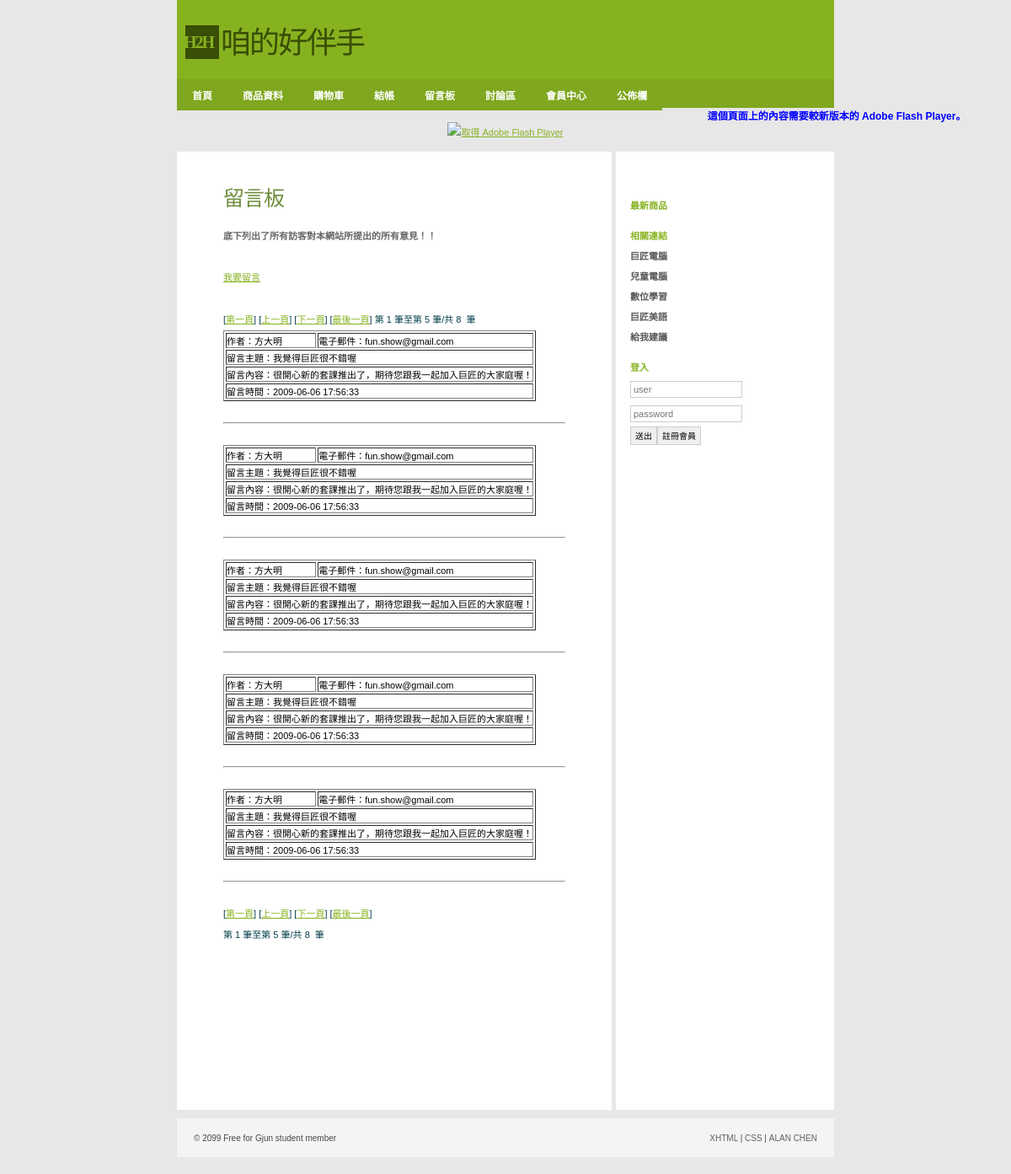
Page /Shop/guestBook.php on the committed database.
### tables this page shows
CREATE TABLE `guestbook` (
  `serial` int(11) NOT NULL,
  `name` varchar(100) NOT NULL,
  `email` varchar(100) DEFAULT NULL,
  `subject` varchar(255) NOT NULL,
  `memo` text NOT NULL,
  `date` datetime DEFAULT NULL
);

### Shop/guestBook.php (the view, shortened to what this page needs)
<?php require_once('../Connections/shop.php'); ?>
<?php
$maxRows_Recordset1 = 5;
$pageNum_Recordset1 = 0;
$startRow_Recordset1 = $pageNum_Recordset1 * $maxRows_Recordset1;
$query_Recordset1 = "SELECT * FROM guestbook ORDER BY `date` DESC";
$query_limit_Recordset1 = sprintf("%s LIMIT %d, %d", $query_Recordset1, $startRow_Recordset1, $maxRows_Recordset1);
$Recordset1 = mysql_query($query_limit_Recordset1, $shop) or die(mysql_error());
$row_Recordset1 = mysql_fetch_assoc($Recordset1);
if (isset($_GET['totalRows_Recordset1'])) {
  $totalRows_Recordset1 = $_GET['totalRows_Recordset1'];
} else {
  $all_Recordset1 = mysql_query($query_Recordset1);
  $totalRows_Recordset1 = mysql_num_rows($all_Recordset1);
}
$totalPages_Recordset1 = ceil($totalRows_Recordset1/$maxRows_Recordset1)-1;
?>
<!DOCTYPE html PUBLIC "-//W3C//DTD XHTML 1.0 Strict//EN"
"http://www.w3.org/TR/xhtml1/DTD/xhtml1-strict.dtd">
<html xmlns="http://www.w3.org/1999/xhtml">
<head>
<link rel="stylesheet" href="../css/styles.css" media="all" type="text/css" />
</head>
<body>
  <div id="header">
      <div class="subContainer">
            <div id="logo">
            <div id="box">H2H</div>
            <p>咱的好伴手</p>
            </div>
    </div>
</div>
<div id="navigation">
	<ul id="sddm">
        <li><a href="index.php">首頁</a></li>
        <li><a href="product.php">商品資料</a></li>
        <li><a href="cart.php">購物車</a></li>
        <li><a href="checkOut.php">結帳</a></li>
        <li><a href="guestBook.php">留言板</a></li>
        <li><a href="titleView.php">討論區</a></li>
	    <li><a href="#"
        onmouseover="mopen('m1')"
        onmouseout="mclosetime()">會員中心</a>
    	</li>
	    <li><a href="#"
        onmouseover="mopen('m2')"
        onmouseout="mclosetime()">公佈欄</a>
    	</li>
		</ul>
</div>
<object id="FlashID" classid="clsid:D27CDB6E-AE6D-11cf-96B8-444553540000" width="780" height="120">
    <object type="application/x-shockwave-flash" data="../Scripts/pic.swf" width="780" height="120">
      <div>
        <h4>這個頁面上的內容需要較新版本的 Adobe Flash Player。</h4>
        <p><a href="http://www.adobe.com/go/getflashplayer"><img src="http://www.adobe.com/images/shared/download_buttons/get_flash_player.gif" alt="取得 Adobe Flash Player" width="112" height="33" /></a></p>
      </div>
    </object>
  </object>
<div id="container">
  <div id="primaryContent">
    <h2>留言板</h2>
	<h3>底下列出了所有訪客對本網站所提出的所有意見！！</h3>
    <p>&nbsp;</p>
    <p><a href="guestForm.php">我要留言</a></p>
    <p>&nbsp;</p>
    <p>
    	 [<a href="<?php printf("%s?pageNum_Recordset1=%d%s", $currentPage, 0, $queryString_Recordset1); ?>">第一頁</a>]
        [<a href="<?php printf("%s?pageNum_Recordset1=%d%s", $currentPage, max(0, $pageNum_Recordset1 - 1), $queryString_Recordset1); ?>">上一頁</a>]
        [<a href="<?php printf("%s?pageNum_Recordset1=%d%s", $currentPage, min($totalPages_Recordset1, $pageNum_Recordset1 + 1), $queryString_Recordset1); ?>">下一頁</a>]
        [<a href="<?php printf("%s?pageNum_Recordset1=%d%s", $currentPage, $totalPages_Recordset1, $queryString_Recordset1); ?>">最後一頁</a>]
    	第 <?php echo ($startRow_Recordset1 + 1) ?> 筆至第 <?php echo min($startRow_Recordset1 + $maxRows_Recordset1, $totalRows_Recordset1) ?> 筆/共 <?php echo $totalRows_Recordset1 ?>  筆
    </p>
    <?php do { ?>
      <table border="1">
        <tr>
          <td>作者：<?php echo $row_Recordset1['name']; ?></td>
          <td>電子郵件：<?php echo $row_Recordset1['email']; ?></td>
          </tr>
        <tr>
          <td colspan="2">留言主題：<?php echo $row_Recordset1['subject']; ?></td>
          </tr>
        <tr>
          <td colspan="2">留言內容：<?php echo nl2br($row_Recordset1['memo']); ?></td>
          </tr>
        <tr>
          <td colspan="2">留言時間：<?php echo $row_Recordset1['date']; ?></td>
          </tr>
      </table>
      <p>&nbsp;</p>
      <hr>
      <p>&nbsp;</p>
      <?php } while ($row_Recordset1 = mysql_fetch_assoc($Recordset1)); ?>
    <p>
    	 [<a href="<?php printf("%s?pageNum_Recordset1=%d%s", $currentPage, 0, $queryString_Recordset1); ?>">第一頁</a>]
        [<a href="<?php printf("%s?pageNum_Recordset1=%d%s", $currentPage, max(0, $pageNum_Recordset1 - 1), $queryString_Recordset1); ?>">上一頁</a>]
        [<a href="<?php printf("%s?pageNum_Recordset1=%d%s", $currentPage, min($totalPages_Recordset1, $pageNum_Recordset1 + 1), $queryString_Recordset1); ?>">下一頁</a>]
        [<a href="<?php printf("%s?pageNum_Recordset1=%d%s", $currentPage, $totalPages_Recordset1, $queryString_Recordset1); ?>">最後一頁</a>]
    </p>
    <p>
    	第 <?php echo ($startRow_Recordset1 + 1) ?> 筆至第 <?php echo min($startRow_Recordset1 + $maxRows_Recordset1, $totalRows_Recordset1) ?> 筆/共 <?php echo $totalRows_Recordset1 ?>  筆
    </p>
    <p>&nbsp;</p>
    <p>&nbsp;</p>
    <p>&nbsp;</p>
    <p>&nbsp;</p>
    <p>&nbsp;</p>
    <p>&nbsp;</p>
    <p>&nbsp;</p>
  </div>
  <div id="secondaryContent">
    <p>&nbsp;</p>
    <h3>最新商品</h3>
    <h3>相關連結</h3>
    <ul class="links">
      <li><a href="http://www.pcschool.com.tw/">巨匠電腦</a></li>
      <li><a href="http://kid.pcschool.com.tw/">兒童電腦</a></li>
      <li><a href="http://www.soeasyedu.com.tw/">數位學習</a></li>
      <li><a href="http://www.soeasyedu.com.tw/">巨匠美語</a></li>
      <li><a href="http://www.off.com.tw/weiblog">給我建議</a>
    </ul>
    <?php if(!isset($_SESSION['MM_Username'])){?>
    <h3>登入</h3>
    <form action="loginCheck.php" method="post">
      <p>
        <input value="" name="user" placeholder="user" />
      </p>
      <p>
        <input name="password" type="password" value="" placeholder="password" />
      </p>
        <button type="submit">送出</button><button>註冊會員</button>
    </form>
    <?php }?>
  </div>
        <br class="clear" />
</div>
    <div id="footer">
        <ul>
            <li id="copyright">&copy; 2099 Free for Gjun student member</li>
            <li id="links">
                <ul>
                    <li><a href="#">XHTML</a> |</li>
                    <li><a href="#">CSS</a> |</li>
                    <li><a href="http://gjun.tw">ALAN CHEN</a></li>
                </ul>
            </li>
        </ul>
    </div>
</body>
</html>

### css/styles.css (style rules this page uses)
* { margin:0; padding:0; font-family:Verdana, Arial, Helvetica, sans-serif; }
body, html { margin:0; padding:0; background:#e7e7e7; text-align:center; margin-bottom:10px; }
h2 { font-family:'Georgia'; font-size:25px; letter-spacing:-1px; margin-top:15px; margin-bottom:20px; font-weight:normal; color:#718e3e; }
h3 { font-size:11px; font-weight:bold; color:#666; margin:5px 0; }
h4 { font-size:12px; color:#00F; }
p { color:#043f4a; font-size:11px; line-height:25px; }
a { color:#87B220; text-decoration:underline; }
#container { width:780px; margin:10px auto; padding:0; background:#fff; text-align:left; }
#logo { margin:0; padding:0px; }
#logo #box { float:left; clear:none; height:40px; width:40px; margin:0 0 0 10px; padding:0px; background:#394E06; color:#87B220; font-family:Georgia, "Times New Roman", Times, serif; font-weight:bold; font-size:20px; line-height:40px; letter-spacing:-2px; text-indent:-2px; }
#logo p { float:left; clear:none; height:40px; width:260px; margin:0; padding:0; color:#394E06; font-family:Georgia, "Times New Roman", Times, serif; font-weight:normal; font-size:36px; text-indent:2px; line-height:43px; letter-spacing:-2px; font-style: normal; }
.subContainer, #navigation ul { width:780px; margin:0 auto; }
#header { text-align:left; margin:0 auto; padding:30px 0 0 0px; height:64px; background:#87b220; width: 780px; }
#navigation { margin:0 auto; padding:0; background:#7fa71f; height:34px; width: 780px; list-style:none; }
#navigation li { float:left; clear:none; list-style:none; }
#navigation li a { color:#fff; display:block; font-size:12px; text-decoration:none; font-weight:bold; padding:10px 18px; }
input { background-color: #FFF; color: #999999; border: 1px solid #CCC; font-size: 11px; padding: 3px; width:125px; }
button { background-color:#EFEFEF; line-height:13px; color: #000; border: 1px solid #CCC; font-size: 10px; height:22px; margin: 0; padding: 0 5px; }
form p { padding:2px 0; }
img { border:0; }
#primaryContent { width:406px; padding:20px 55px; border-right:5px solid #e7e7e7; font-size:11px; float:left; clear:none; }
#secondaryContent { width:228px; padding:10px 14px; font-size:11px; float:right; clear:none; }
#secondaryContent h3 { color:#87b220; margin-top:20px; }
#secondaryContent ul { list-style:none; }
#secondaryContent li { list-style:none; padding-left:20px; margin:8px 0; background:url('../images/tiny_bullet.png') left bottom no-repeat; }
#secondaryContent li a { color:#575757; font-weight:bold; text-decoration:none; }
#secondaryContent .links li { padding-left:0px; margin:8px 0; background:none; }
#footer { margin:0 auto; margin-bottom:10px; height:10px; padding:18px 20px; clear:both; width:740px; text-align:left; font-size:10px; color:#484848; background:#f4f4f4; }
#footer ul { list-style:none; }
#footer li { list-style:none; display:inline; }
#footer #copyright { float:left; clear:none; }
#footer #links { float:right; clear:none; }
#footer a { color:#606060; text-decoration:none; }
#sddm { margin:0 auto; padding:0; background:#7fa71f; height:34px; width: 780px; list-style:none; }
#sddm li { float:left; clear:none; list-style:none; }
#sddm li a { color:#fff; background:#7fa71f; display:block; font-size:12px; text-decoration:none; font-weight:bold; padding:10px 18px; }
#sddm a { background:url('../images/nav_bg.gif'); }

### rows in the picture
guestbook: name "方大明", email "fun.show@gmail.com", subject "我覺得巨匠很不錯喔", memo "很開心新的套課推出了，期待您跟我一起加入巨匠的大家庭喔！", date "2009-06-06 17:56:33"
guestbook: name "方大明", email "fun.show@gmail.com", subject "我覺得巨匠很不錯喔", memo "很開心新的套課推出了，期待您跟我一起加入巨匠的大家庭喔！", date "2009-06-06 17:56:33"
guestbook: name "方大明", email "fun.show@gmail.com", subject "我覺得巨匠很不錯喔", memo "很開心新的套課推出了，期待您跟我一起加入巨匠的大家庭喔！", date "2009-06-06 17:56:33"
guestbook: name "方大明", email "fun.show@gmail.com", subject "我覺得巨匠很不錯喔", memo "很開心新的套課推出了，期待您跟我一起加入巨匠的大家庭喔！", date "2009-06-06 17:56:33"
guestbook: name "方大明", email "fun.show@gmail.com", subject "我覺得巨匠很不錯喔", memo "很開心新的套課推出了，期待您跟我一起加入巨匠的大家庭喔！", date "2009-06-06 17:56:33"

### other values in the picture
$startRow_Recordset1 + 1 "1"
min($startRow_Recordset1 + $maxRows_Recordset1, $totalRows_Recordset1) "5"
$totalRows_Recordset1 "8"
